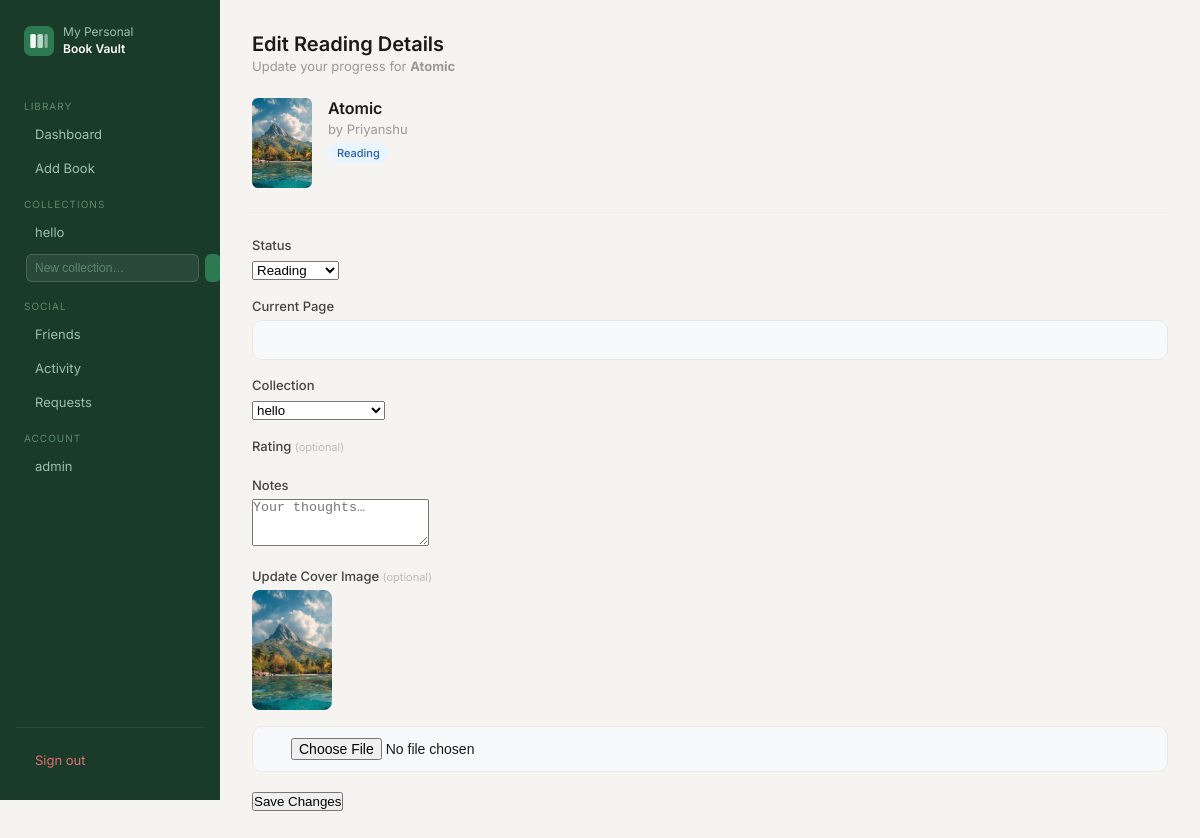
/book/userbook_update/6 (signed in), run on the app's committed database.
### app/blueprints/collection/modules.py (models this page shows, shortened)
class Collection(db.Model):
    __tablename__="collection"
    cid=db.Column(db.Integer,primary_key=True)
    pid=db.Column(db.Integer,db.ForeignKey("credential.pid"),nullable=False)
    collection_name=db.Column(db.String(100),nullable=False)
    create_at=db.Column(db.DateTime,default=datetime.utcnow)
    user_books = db.relationship("Userbook", back_populates="collection")
    __table_args__=(db.UniqueConstraint("pid","collection_name",name="unique_collection"),)

### app/blueprints/auth/modules.py (models this page shows, shortened)
class Credential(db.Model,UserMixin):
    __tablename__='credential'
    pid=db.Column(db.Integer,primary_key=True)
    email=db.Column(db.String(255),nullable=False,unique=True)
    username=db.Column(db.String(100),nullable=False,unique=True)
    password=db.Column(db.String(100),nullable=False)
    history = db.relationship("History",  back_populates="user")
    user_books = db.relationship("Userbook", back_populates="user")

### app/blueprints/book/modules.py (models this page shows, shortened)
class Book(db.Model):
    __tablename__="book"
    bid=db.Column(db.Integer,primary_key=True)
    author=db.Column(db.String(100),nullable=False)
    title=db.Column(db.String(100),nullable=False)
    language=db.Column(db.String(100),nullable=False)
    genre=db.Column(db.String(100),nullable=True)
    description=db.Column(db.Text,nullable=True)
    page_count=db.Column(db.Integer,nullable=False)
    published_year=db.Column(db.Integer,nullable=True)
    cover_image = db.Column(db.String(500), nullable=True)
    user_books = db.relationship("Userbook", back_populates="book")

class Userbook(db.Model):
    __tablename__="userbook"
    uid=db.Column(db.Integer,primary_key=True)
    pid=db.Column(db.Integer,db.ForeignKey("credential.pid"),nullable=False)
    bid=db.Column(db.Integer,db.ForeignKey("book.bid"),nullable=False)
    cid=db.Column(db.Integer,db.ForeignKey("collection.cid"),nullable=True)
    current_page=db.Column(db.Integer,nullable=False)
    status=db.Column(db.String(100),nullable=False)
    note=db.Column(db.Text,nullable=True)
    rating=db.Column(db.Integer,db.CheckConstraint("rating >= 0 AND rating <= 5"),nullable=True)
    start_date=db.Column(db.Date,default=date.today)
    end_date=db.Column(db.Date,nullable=True)
    __table_args__=(db.UniqueConstraint("pid","bid",name="unique_user_book"),)
    user = db.relationship("Credential", back_populates="user_books")
    book = db.relationship("Book",back_populates="user_books")
    collection = db.relationship("Collection", back_populates="user_books")

### app/blueprints/book/routes.py (the view, shortened to what this page needs)
@book.route('/userbook_update/<int:uid>',methods=['GET','POST'])
@login_required
def userbook_update(uid):
    userbook=Userbook.query.filter_by(uid=uid,pid=current_user.pid).first_or_404()
    collection = Collection.query.filter_by(pid=current_user.pid).all()
    if request.method=='GET':
        return render_template("book/userbook_update.html",userbook=userbook,collection=collection)

### app/blueprints/book/templates/book/userbook_update.html (shortened to what this page needs)
{% extends "book/base.html" %}
{% block content %}
<div class="page-header">
  <div>
    <h1 class="page-title">Edit Reading Details</h1>
    <p class="page-sub">Update your progress for <strong>{{ userbook.book.title }}</strong></p>
  </div>
</div>
<div class="form-wrap">
  <div style="display:flex;gap:1rem;align-items:flex-start;margin-bottom:1.5rem;padding-bottom:1.5rem;border-bottom:0.5px solid #f0ede8;">
    {% if userbook.book.cover_image %}
      <img src="{{ url_for('static', filename=userbook.book.cover_image) }}"
           style="width:60px;height:90px;object-fit:cover;border-radius:6px;flex-shrink:0;">
    {% else %}
      <div style="width:60px;height:90px;background:#e8f0ec;border-radius:6px;display:flex;align-items:center;justify-content:center;flex-shrink:0;">
        <i class="ti ti-book" style="font-size:24px;color:#2d7a52;"></i>
      </div>
    {% endif %}
    <div>
      <p style="font-size:16px;font-weight:600;color:#1a1a1a;margin-bottom:3px;">{{ userbook.book.title }}</p>
      <p style="font-size:13px;color:#999;">by {{ userbook.book.author }}</p>
      <span class="badge badge-{{ userbook.status|lower }}" style="margin-top:6px;">{{ userbook.status }}</span>
    </div>
  </div>
  <form method="POST"
        action="{{ url_for('book.userbook_update', uid=userbook.uid) }}"
        enctype="multipart/form-data">
    <div class="form-grid">
      <div class="field">
        <label for="status">Status</label>
        <div class="input-wrap">
          <select name="status" id="status" class="select-input">
            <option value="Reading"    {% if userbook.status=="Reading"    %}selected{% endif %}>Reading</option>
          </select>
        </div>
      </div>
      <div class="field">
        <label for="current_page">Current Page</label>
        <div class="input-wrap">
          <input type="number" name="current_page" id="current_page"
                 value="{{ userbook.current_page or '' }}" min="0">
        </div>
      </div>
      <div class="field">
        <label for="cid">Collection</label>
        <div class="input-wrap">
          <select name="cid" id="cid" class="select-input">
            {% for col in collections %}
              <option value="{{ col.cid }}"
                {% if userbook.cid == col.cid %}selected{% endif %}>
                {{ col.collection_name }}
              </option>
            {% endfor %}
          </select>
        </div>
      </div>
      <div class="field">
  <label>Rating <span class="optional">(optional)</span></label>
</div>
      <div class="field form-full">
        <label for="note">Notes</label>
        <textarea name="note" id="note" rows="3"
                  placeholder="Your thoughts…">{{ userbook.note or '' }}</textarea>
      </div>
      <div class="field form-full">
        <label>Update Cover Image <span class="optional">(optional)</span></label>
        {% if userbook.book.cover_image %}
          <div style="margin-bottom:0.75rem;">
            <img src="{{ url_for('static', filename=userbook.book.cover_image) }}"
                 style="width:80px;height:120px;object-fit:cover;border-radius:8px;">
          </div>
        {% endif %}
        <input type="file" name="file"
               accept=".png,.jpg,.jpeg,image/png,image/jpeg">
      </div>
    </div>
    <button type="submit" class="btn-submit">
       Save Changes
    </button>
  </form>
</div>
{% endblock %}

### app/blueprints/book/templates/book/base.html (shortened to what this page needs)
<!DOCTYPE html>
<html lang="en">
<head>
  <link rel="stylesheet" type="text/css" href="/css/style.css">
  <link rel="stylesheet" href="https://cdn.jsdelivr.net/npm/@tabler/icons-webfont@latest/tabler-icons.min.css">
</head>
<body class="app-body">
  <div class="app-layout">
    <aside class="sidebar">
      <div class="sidebar-brand">
        <span class="sidebar-brand-name">My Personal<br><strong>Book Vault</strong></span>
      </div>
      <span class="nav-section">Library</span>
      <a href="{{ url_for('book.home') }}"
         class="nav-item {% if request.endpoint == 'book.home' %}active{% endif %}">
         Dashboard
      </a>
      <a href="{{ url_for('book.book_add') }}"
         class="nav-item {% if request.endpoint == 'book.book_add' %}active{% endif %}">
         Add Book
      </a>
      <span class="nav-section">Collections</span>
{% for col in collections %}
<a href="{{ url_for('collection.collection_detail', cid=col.cid) }}"
   class="nav-item {% if request.endpoint == 'collection.collection_detail' and request.view_args.get('cid')|int == col.cid %}active{% endif %}">
   {{ col.collection_name }}
</a>
{% else %}
<span class="nav-empty">No collections yet</span>
{% endfor %}
<form method="POST" action="{{ url_for('collection.create_collection') }}" style="padding: 4px 10px;">
  <div class="input-wrap" style="display:flex;gap:6px;">
    <input type="text" name="collection_name" placeholder="New collection…"
           class="nav-input" required>
    <button type="submit" class="nav-create-btn">
    </button>
  </div>
</form>
<span class="nav-section">Social</span>
<a href="{{ url_for('friends.friends_list') }}"
   class="nav-item {% if request.endpoint and request.endpoint.startswith('friends.') %}active{% endif %}">
   Friends
</a>
<a href="{{ url_for('friends.activity_feed') }}"
   class="nav-item {% if request.endpoint == 'friends.activity_feed' %}active{% endif %}">
   Activity
</a>
<a href="{{ url_for('friends.requests_page') }}"
   class="nav-item {% if request.endpoint == 'friends.requests_page' %}active{% endif %}">
   Requests
</a>
      <span class="nav-section">Account</span>
<a href="{{ url_for('book.profile') }}"
   class="nav-item {% if request.endpoint == 'book.profile' %}active{% endif %}">
  {{ current_user.username }}
</a>
      <div class="sidebar-footer">
        <a href="{{ url_for('book.logout') }}" class="nav-item nav-item-danger">
           Sign out
        </a>
      </div>
    </aside>
    <main class="main-content">
      {% block content %}{% endblock %}
    </main>
  </div>
</body>
</html>

### app/static/css/style.css (style rules this page uses)
*, *::before, *::after { box-sizing: border-box; margin: 0; padding: 0; }
body { font-family: 'Inter', system-ui, sans-serif; background: linear-gradient(135deg, #e8f5f0 0%, #f0f4f8 50%, #eaf0f8 100%); min-height: 100vh; -webkit-font-smoothing: antialiased; }
.field { margin-bottom: 1.1rem; }
.field label { display: block; font-size: 13px; font-weight: 500; color: #444; margin-bottom: 6px; }
.input-wrap { position: relative; }
.field input { width: 100%; padding: 11px 12px 11px 38px; background: #f8f9fb; border: 1.5px solid #e8e8e8; border-radius: 10px; font-size: 14px; color: #1a1a1a; outline: none; transition: border-color 0.18s, box-shadow 0.18s, background 0.18s; }
.field input::placeholder { color: #bbb; }
.page-header { display: flex; align-items: center; justify-content: space-between; margin-bottom: 1.5rem; }
.page-title { font-size: 20px; font-weight: 600; color: #1a1a1a; }
.page-sub { font-size: 13px; color: #999; margin-top: 2px; }
.badge { display: inline-flex; align-items: center; padding: 3px 9px; border-radius: 20px; font-size: 11px; font-weight: 500; }
.badge-reading { background: #e8f4ff; color: #2860a8; }
.app-body { background: #f5f4f0; margin: 0; min-height: 100vh; }
.app-layout { display: flex; min-height: 100vh; }
.sidebar { width: 220px; flex-shrink: 0; background: #1a3a2a; padding: 1.5rem 1rem; display: flex; flex-direction: column; gap: 2px; position: fixed; top: 0; left: 0; height: 100vh; overflow-y: auto; }
.sidebar-brand { display: flex; align-items: center; gap: 9px; margin-bottom: 1.75rem; padding: 0 0.5rem; }
.sidebar-brand-name { font-size: 12px; font-weight: 400; color: #9dbfad; line-height: 1.4; }
.sidebar-brand-name strong { color: #fff; font-weight: 600; }
.nav-section { font-size: 10px; color: #5a8a6a; text-transform: uppercase; letter-spacing: 0.1em; padding: 0.75rem 0.5rem 0.25rem; }
.nav-item { display: flex; align-items: center; gap: 9px; padding: 8px 10px; border-radius: 8px; font-size: 13px; color: #9dbfad; text-decoration: none; transition: background 0.15s, color 0.15s; }
.nav-item-danger { color: #e07070; }
.sidebar-footer { margin-top: auto; border-top: 0.5px solid rgba(255,255,255,0.08); padding-top: 1rem; }
.main-content { margin-left: 220px; flex: 1; padding: 2rem; min-height: 100vh; }
.optional { font-size: 11px; color: #bbb; font-weight: 400; }
.nav-input { flex: 1; background: rgba(255,255,255,0.08); border: 0.5px solid rgba(255,255,255,0.15); border-radius: 6px; padding: 6px 8px; font-size: 12px; color: #fff; outline: none; }
.nav-input::placeholder { color: #5a8a6a; }
.nav-create-btn { background: #2d7a52; border: none; border-radius: 6px; color: #fff; padding: 6px 8px; cursor: pointer; font-size: 13px; }
.select-input option:checked, .select-input option:hover { background: #2d7a52; color: #fff; }

### data on the page
Collection: collection_name "hello"
Credential: username "admin"
Book: book "Atomic", cover_image (picture), book.author "Priyanshu"
Userbook: status "Reading", cid "hello"
